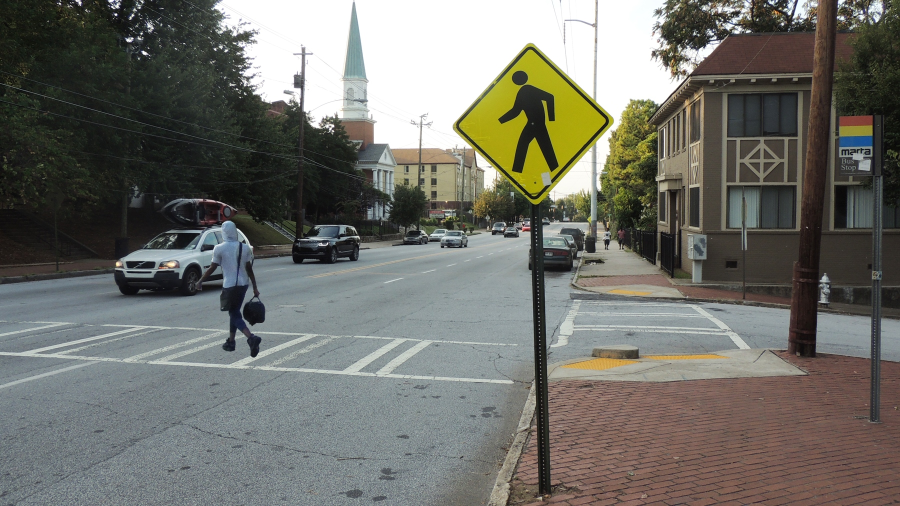
%> input picture Inventory_Pic_1.jpg, 1800 x 1012 px (shown at 1/2 size)
$ octave --eval "result = Global_Threshold('Inventory_Pic_1.jpg');"   (GNU Octave 9; MATLAB toolbox functions it lacks are replaced by stand-ins)
%> lines starting %> are read from the running program, lines starting %| are printed output that depends on the picture; in (x1, y1, x2, y2) boxes, pixels count from 0 and x2, y2 are one past the last pixel; in counts of white or black regions, pixels touching at a corner belong together; the program's own positions count from 1
function [segmentedimage] = Global_Threshold(I_filepath)
%> called with I_filepath = 'Inventory_Pic_1.jpg'
%1) Read Image
image = imread(I_filepath);
%> image is the input picture: size 1012x1800x3 uint8; mean R, G, B 112.4, 112.4, 105.9
subplot(2,2,1); imshow(image); title('Original Image');

%2) Convert loaded image to grayscale image
grayimage = rgb2gray(image);
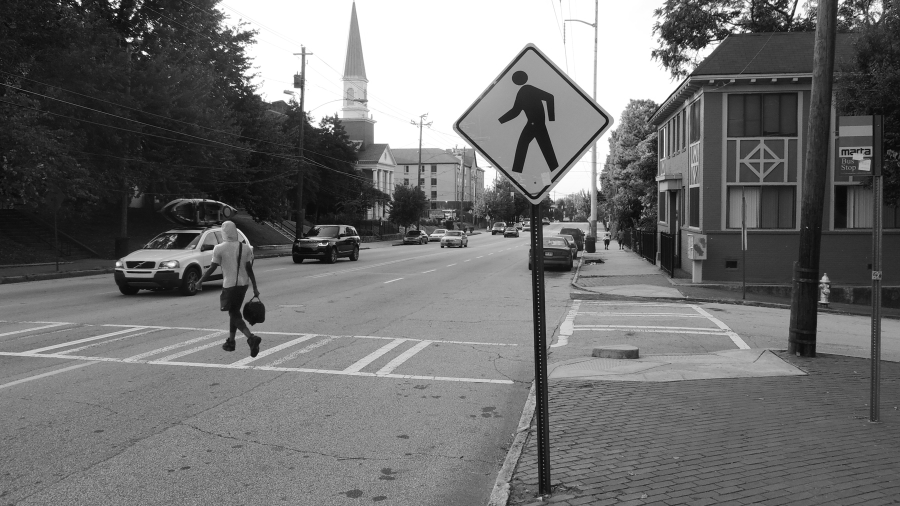
%> grayimage: size 1012x1800 uint8 (shown at 1/2 size); min 1, max 255, mean 111.7
subplot(2,2,2); imshow(grayimage); title('Grayscale Image');

%3) Display Histogram
hold on;
subplot(2,2,3); imhist(grayimage); title('Histogram');

%4) Compute Global Threshold (t) in range [0,1]
t = graythresh(grayimage);
%> t = 0.431
%Draw threshold line
line([t*255,t*255],[0,5000],'Color','r','LineWidth',3);
hold off;

%5) Convert Image to binary image based on t
% pixel > t*255 --> 1 (white)
% Otherwise --> 0 (black)
segmentedimage = im2bw(grayimage,t);
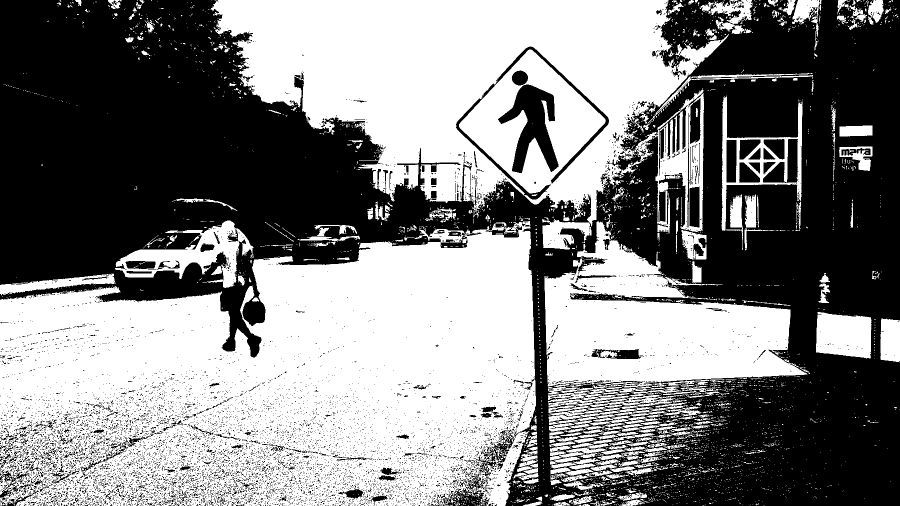
%> segmentedimage: size 1012x1800 logical (shown at 1/2 size); 51.3% white; 8826 black regions (8539 under 20 px), largest, box (x1, y1, x2, y2) and area: (0, 0, 1800, 1012) 812789, (996, 169, 1117, 346) 9705, (912, 93, 1218, 399) 5140
%> `result = Global_Threshold('Inventory_Pic_1.jpg');`:
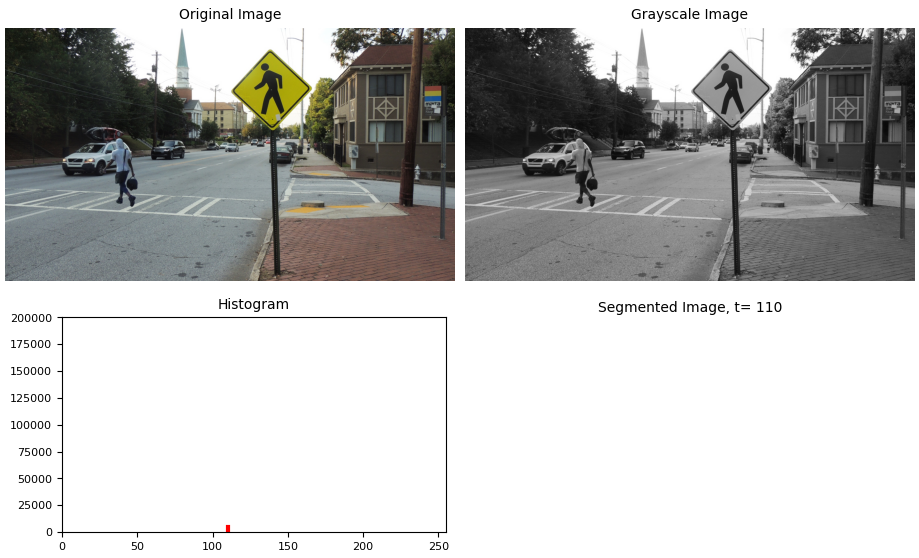
%> figure redrawn from the program's plot data, 4 panels
subplot(2,2,4); imshow(segmentedimage); title(['Segmented Image, t= ', num2str(t*255)]);
end

$ run again, on 1.1.jpg
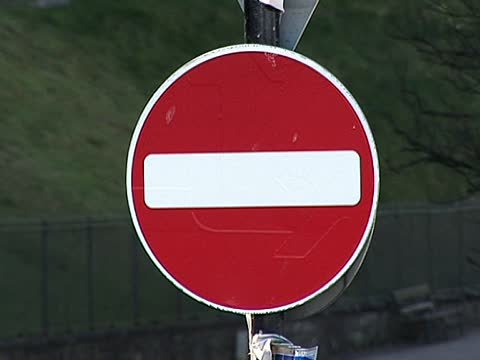
%> input picture 1.1.jpg, 480 x 360 px
%> in Global_Threshold, image is the input picture: size 360x480x3 uint8; mean R, G, B 86.1, 64.3, 62.3
%> t = 0.565
%> in Global_Threshold, `segmentedimage = im2bw(grayimage,t);`:
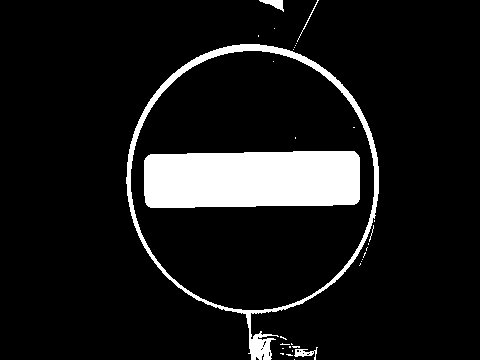
%> segmentedimage: size 360x480 logical; 9.6% white; 32 white regions (27 under 20 px), largest, box (x1, y1, x2, y2) and area: (144, 151, 360, 208) 11655, (126, 44, 379, 360) 4531, (259, 0, 284, 12) 139, (294, 347, 318, 360) 126, (297, 0, 319, 42) 57
%> `result = Global_Threshold('Inventory_Pic_1.jpg');`:
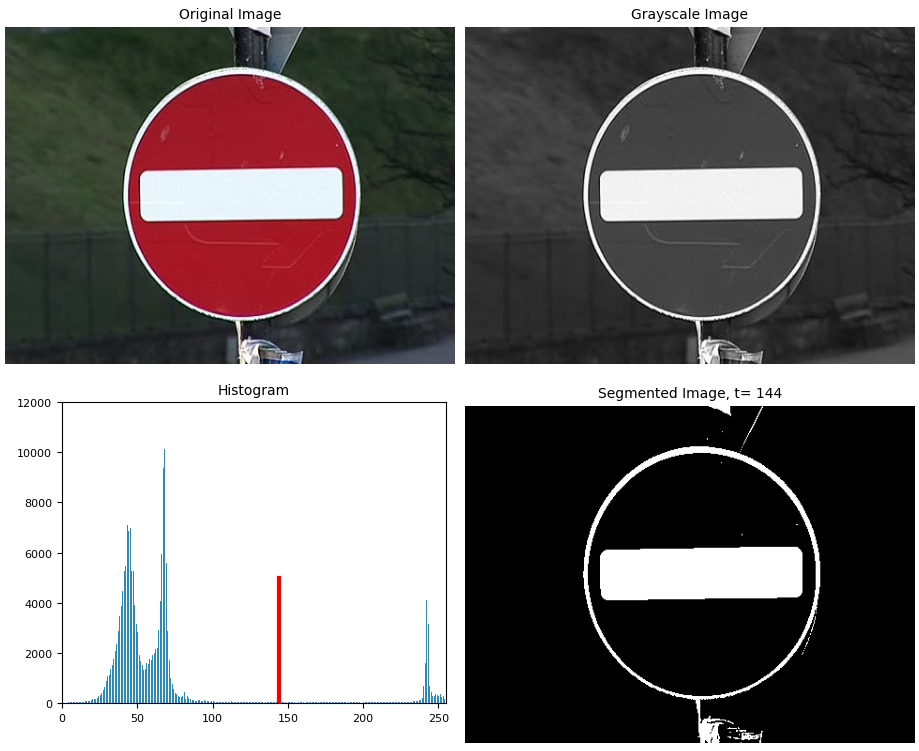
%> figure redrawn from the program's plot data, 4 panels

$ run again, on 2.1.jpg
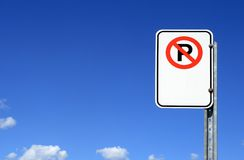
%> input picture 2.1.jpg, 244 x 160 px
%> in Global_Threshold, image is the input picture: size 160x244x3 uint8; mean R, G, B 80.3, 120.4, 198.9
%> t = 0.643
%> in Global_Threshold, `segmentedimage = im2bw(grayimage,t);`:
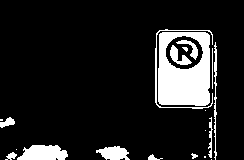
%> segmentedimage: size 160x244 logical; 12.6% white; 20 white regions (7 under 20 px), largest, box (x1, y1, x2, y2) and area: (158, 32, 210, 106) 2798, (17, 145, 68, 160) 599, (96, 146, 130, 160) 326
%> `result = Global_Threshold('Inventory_Pic_1.jpg');`:
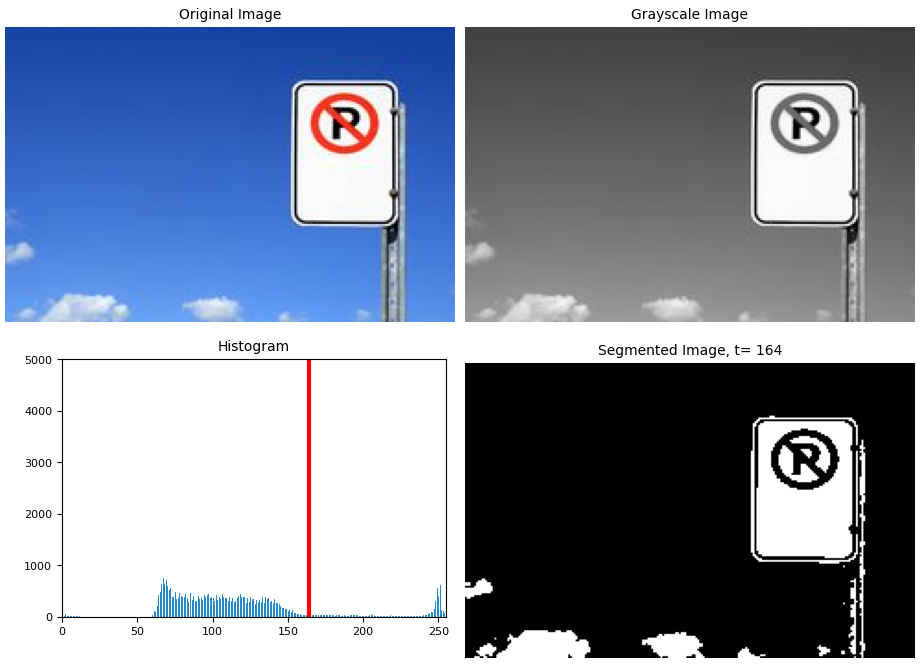
%> figure redrawn from the program's plot data, 4 panels
